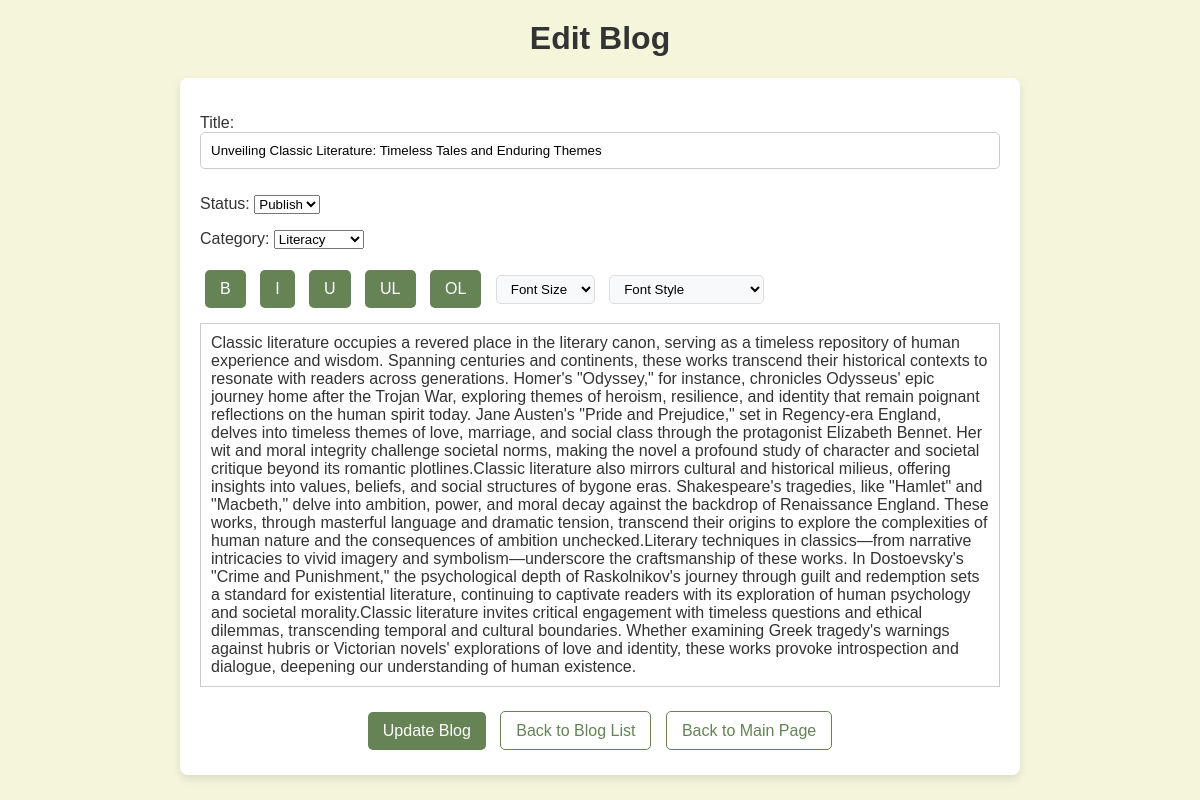
Page /edit_blog/41/ on the committed database.
### blogapp/models.py (models this page shows, shortened)
class Blog(models.Model):
    STATUS_CHOICES = [
        ('publish', 'Publish'),
    ]
    CATEGORY_CHOICES = [
        ('technology', 'Technology'),
        ('literacy', 'Literacy'),
        ('travel', 'Travel'),
        ('food', 'Food'),
        ('personal', 'Personal'),
        ('business', 'Business'),
        ('education', 'Education'),
        ('health', 'Health'),
        ('fashion', 'Fashion'),
        ('sports', 'Sports'),
        ('artistic', 'Artistic'),
        ('Other', 'Other'),
    ]
    title = models.CharField(max_length=200)
    status = models.CharField(max_length=10, choices=STATUS_CHOICES, default='publish')
    category = models.CharField(max_length=20, choices=CATEGORY_CHOICES, default='Other')
    content = models.TextField()
    author = models.ForeignKey(User, on_delete=models.CASCADE, null=True, blank=True)
    created_at = models.DateTimeField(auto_now_add=True)
    updated_at = models.DateTimeField(auto_now=True)

### blogapp/views.py (the view)
# urls.py: path('edit_blog/<int:blog_id>/', views.edit_blog, name='edit_blog'),  # Edit blog with ID
def edit_blog(request, blog_id=None):
    if blog_id:
        blog = get_object_or_404(Blog, id=blog_id)
    else:
        blog = None
    if request.method == 'POST':
        form = BlogForm(request.POST, instance=blog)
        if form.is_valid():
            form.save()
            return redirect('blog_list')
    else:
        form = BlogForm(instance=blog)
    return render(request, 'edit_blog.html', {'form': form})

### blogapp/forms.py
class BlogForm(forms.ModelForm):
    class Meta:
        model = Blog
        fields = ['title', 'content', 'status', 'category']  # Include the category field
        widgets = {
            'content': forms.HiddenInput(),  # Set content from JavaScript
        }
    def __init__(self, *args, **kwargs):
        super().__init__(*args, **kwargs)
        self.fields['title'].error_messages = {'required': 'Please enter a title for your blog.'}
        self.fields['content'].error_messages = {'required': 'Blog content cannot be empty.'}
        self.fields['category'].error_messages = {'required': 'Please select a category.'}

### blogapp/templates/edit_blog.html (shortened to what this page needs)
<!DOCTYPE html>
<html lang="en">
<head>
    {% load static %}
    <link rel="stylesheet" href="{% static 'css/edit_blog.css' %}">
</head>
<body>
    <h1>Edit Blog</h1>
    <form method="post" onsubmit="return prepareContent();">
        {{ form.as_p }}
        <div class="toolbar">
            <button type="button" onclick="document.execCommand('bold', false, '');">B</button>
            <button type="button" onclick="document.execCommand('italic', false, '');">I</button>
            <button type="button" onclick="document.execCommand('underline', false, '');">U</button>
            <button type="button" onclick="document.execCommand('insertUnorderedList', false, '');">UL</button>
            <button type="button" onclick="document.execCommand('insertOrderedList', false, '');">OL</button>
            <select onchange="changeFontSize(this.value)">
                <option value="">Font Size</option>
            </select>
            <select onchange="changeFontStyle(this.value)">
                <option value="">Font Style</option>
            </select>
        </div>
        <div contenteditable="true" class="editor-content" id="content-editor">
            {{ form.instance.content|safe }}
        </div>
        <div class="button-group">
            <button type="submit" class="btn">Update Blog</button>
            <a href="{% url 'blog_list' %}" class="btn button-link">Back to Blog List</a>
            <a href="{% url 'main' %}" class="btn button-link">Back to Main Page</a>
        </div>
    </form>
</body>
</html>

### blogapp/static/css/edit_blog.css (style rules this page uses)
body { font-family: Arial, sans-serif; background-color: beige; color: #333; margin: 0; padding: 0; }
h1 { text-align: center; color: #333; margin-top: 20px; font-size: 2em; }
form { max-width: 800px; margin: 20px auto; padding: 20px; background-color: #fff; border-radius: 8px; box-shadow: 0 4px 8px rgba(0,0,0,0.1); }
input[type="text"], input[type="text"].title { width: 100%; padding: 10px; margin-bottom: 10px; border: 1px solid #ccc; border-radius: 5px; box-sizing: border-box; }
.toolbar { margin-bottom: 10px; }
.toolbar button, .toolbar select { margin: 0 5px; padding: 5px 10px; border: 1px solid #ddd; border-radius: 5px; background-color: #f8f9fa; cursor: pointer; transition: background-color 0.3s ease; }
.editor-content { border: 1px solid #ccc; padding: 10px; min-height: 200px; margin-bottom: 10px; }
.button-group { text-align: center; margin-top: 20px; }
.btn, .editor .actions button, .toolbar button, .button-link { padding: 10px 15px; margin: 5px; border-radius: 5px; border: none; background-color: #658354; color: white; cursor: pointer; font-size: 16px; text-align: center; text-decoration: none; transition: background-color 0.3s ease, color 0.3s ease; }
.button-link { background-color: transparent; color: #658354; border: 1px solid #658354; }

### rows in the picture
Blog: title "Unveiling Classic Literature: Timeless Tales and Enduring Themes", status "Publish", category "Literacy", instance.content "Classic literature occupies a revered place in the literary canon, serving as a timeless repository of human experience and wisdom. Spanning centuries and continents, these works transcend their historical contexts to resonate with readers across generations. Homer's \"Odyssey,\" for instance, chronicles Odysseus' epic journey home after the Trojan War, exploring themes of heroism, resilience, and identity that remain poignant reflections on the human spirit today. Jane Austen's \"Pride and Prejudice,\" set in Regency-era England, delves into timeless themes of love, marriage, and social class through the protagonist Elizabeth Bennet. Her wit and moral integrity challenge societal norms, making…"
